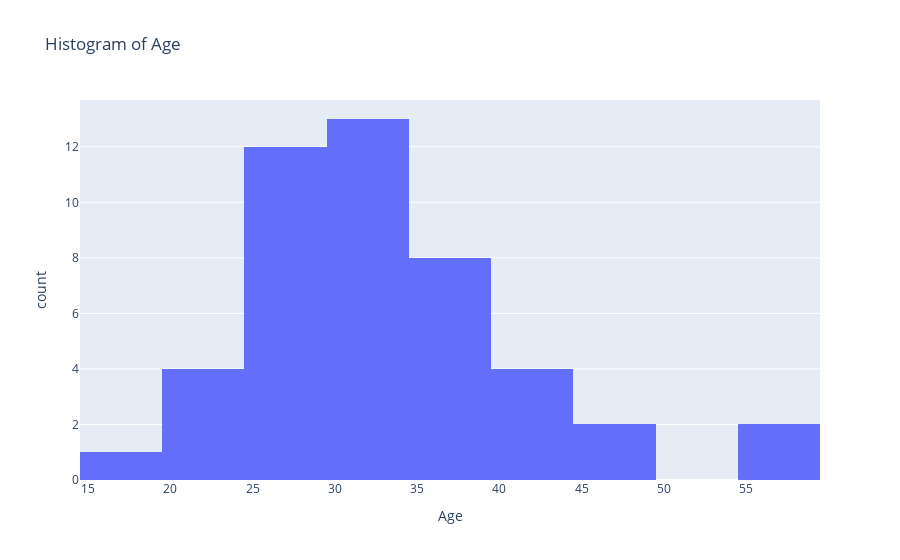

Source (notebook cell):
### Code cell
plot_histograms(df_highestjobsatisfaction_attrition, numeric_importance)

### Figure 1 — Plotly figure (JSON) as saved in the notebook; plotly's stock layout.template omitted (floating-point values rounded to 4 significant figures)
{"data": [{"alignmentgroup": "True", "bingroup": "x", "hovertemplate": "Age=%{x}<br>count=%{y}<extra></extra>", "legendgroup": "", "marker": {"color": "#636efa", "pattern": {"shape": ""}}, "name": "", "offsetgroup": "", "orientation": "v", "showlegend": false, "type": "histogram", "x": [55, 20, 34, 21, 42, 34, 37, 45, 44, 23, 32, 35, 29, 25, 41, 36, 33, 49, 26, 58, 39, 29, 20, 33, 30, 32, 33, 26, 38, 33, 31, 36, 26, 25, 39, 27, 30, 29, 44, 30, 31, 29, 39, 26, 28, 19], "xaxis": "x", "yaxis": "y"}], "layout": {"barmode": "relative", "legend": {"tracegroupgap": 0}, "title": {"text": "Histogram of Age"}, "xaxis": {"anchor": "y", "domain": [0, 1], "title": {"text": "Age"}}, "yaxis": {"anchor": "x", "domain": [0, 1], "title": {"text": "count"}}}}
